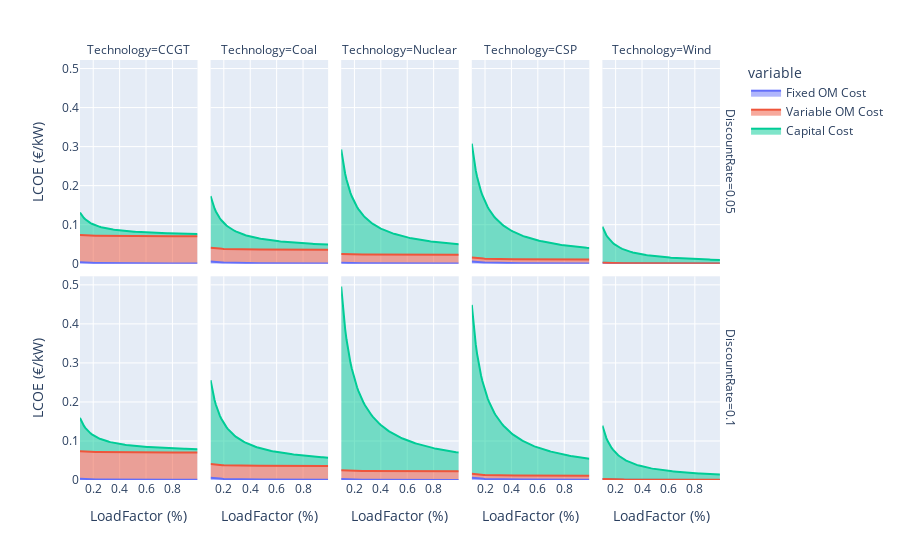

Notebook code cell kept with this figure:
### Markdown cell above
- What do you see when you compare technologies at different load factors?
- What does the LCOE graph *not* show you?

Run the following cell to check another repreentation of the results:

### Code cell
df = plotting.melt(id_vars=['Technology', 'LoadFactor', 'DiscountRate'], value_vars=['Fixed OM Cost', 'Variable OM Cost', 'Capital Cost'])

px.area(df, x='LoadFactor', y='value', color='variable', facet_col='Technology', facet_row='DiscountRate',
        labels={'LoadFactor': 'LoadFactor (%)', 'value': 'LCOE (€/kW)'})
